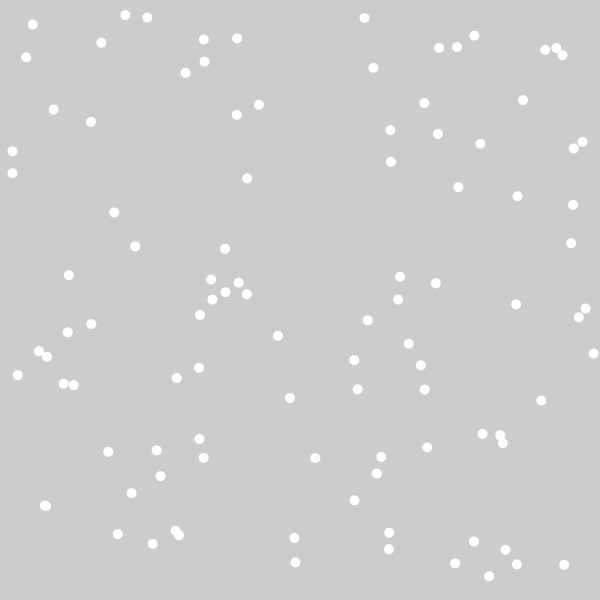
Frame 1 (no input)
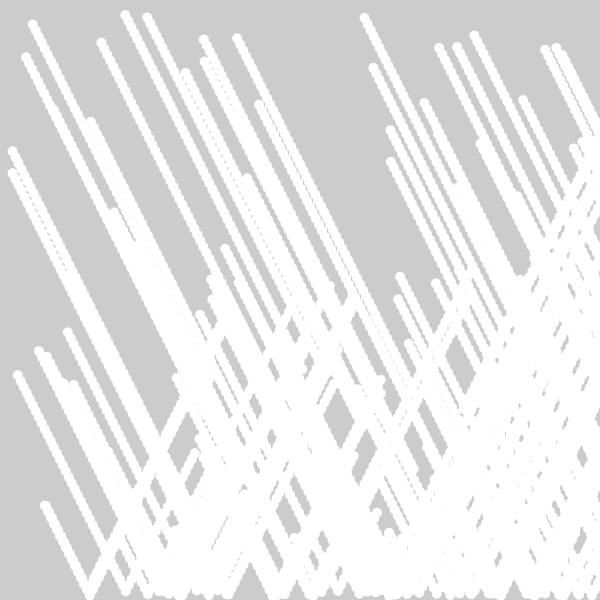
Frame 60 (the mouse pressed at the canvas centre just before this capture)
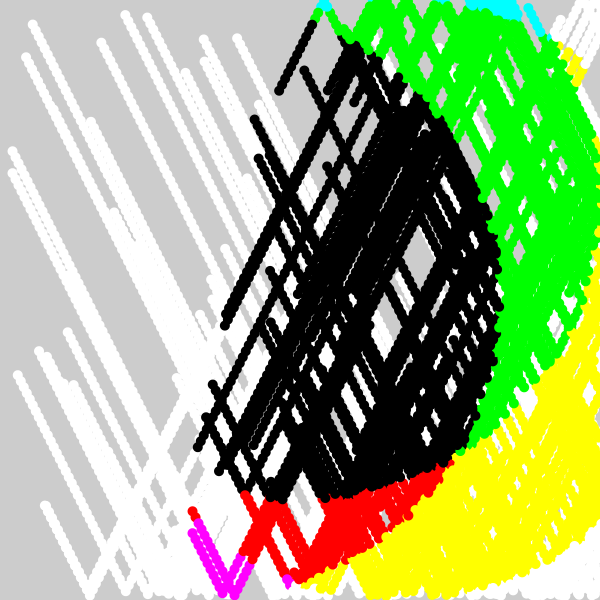
Frame 120 (the mouse held since frame 60 and released just before this capture)

The Processing sketch that drew these frames (run headless with seeded random() and noise(); from frame 60 on, the mouse is pressed at the canvas centre):

// Processing sketch: processing_150824
// ── processing_150824.pde

Spot sp;

ArrayList<Spot> spots;
void setup() {
  size(600, 600);
  smooth();
  noStroke();

  spots= new ArrayList<Spot>();

  for (int i=0; i<=100; i=i+1) {
    spots.add(new Spot(random(width), random(height), 10, 3, #0000ff));
  }
}

void draw() {
  fill(0, 50);
//rect(0, 0, width, height);


  for (int i=0; i<spots.size (); i++) {
    Spot s = spots.get(i);

    s.move();
    s.displayCircle();
  }
}

class Spot {
  float x, y;
  float diameter;
  float speed ; 
  color dog;


  int directionX=1;
  int directionY=1;

  Spot(float xpos, float ypos, float dia, float sp, color c ) {
    x=xpos;
    y=ypos;
    diameter=dia;
    speed=sp;
    dog= c;
  }

  void move() {
    y+= (speed * directionY*2);
    x+=(speed * directionX);
    if ((y>(height- diameter)) || (y<diameter/4)) {
      directionY *= -1;
    }

    if (x>width|| x<0) {
      directionX *= -1;
    }
  }

  void displayCircle() {

    fill(map(sqrt(sq(width/2-x)+sq(height/3-y)), mouseX, mouseY, 50, 255), //r
    map(sqrt(sq(width/3-x)+sq(height/2-y)), mouseX, mouseY, 50, 255),      //g
    map(sqrt(sq(width/1.5-x)+sq(height/2-y)), mouseX, mouseY, 50, 255)  //b
    );   
   
    ellipse(x, y, diameter, diameter);
  }
}
